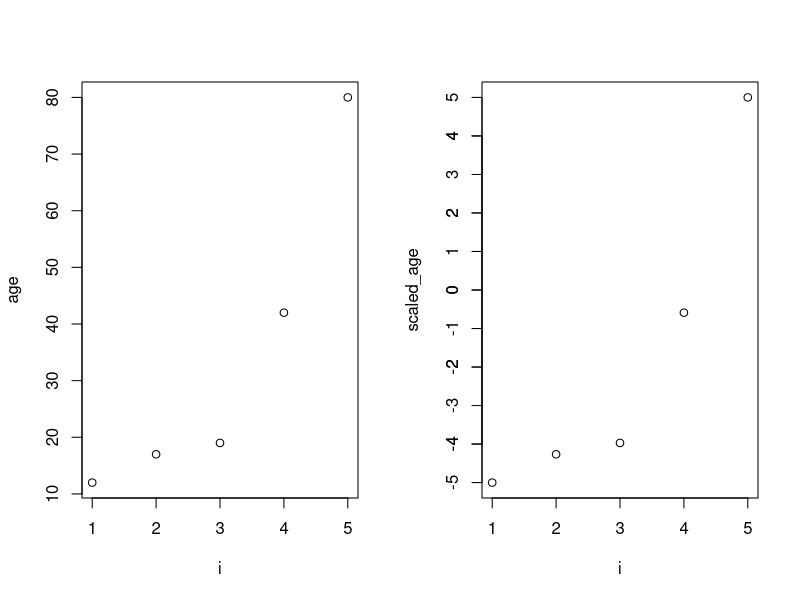
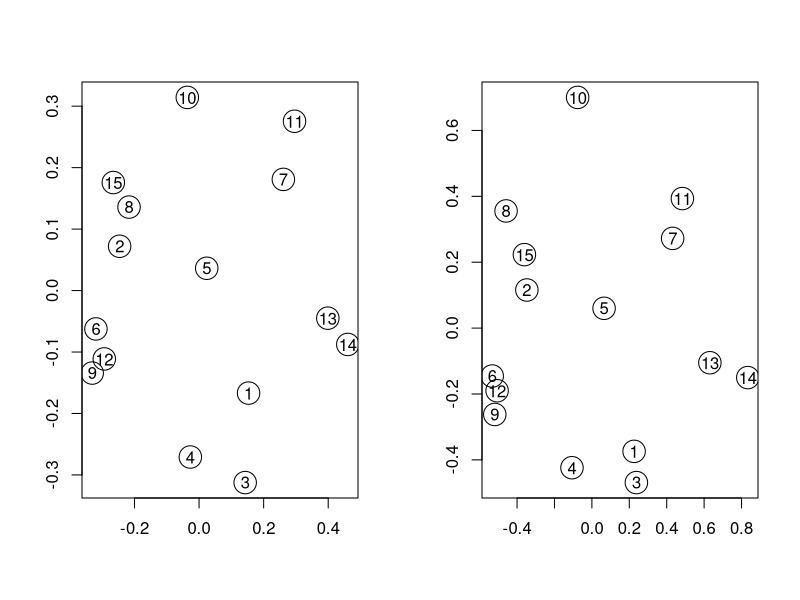
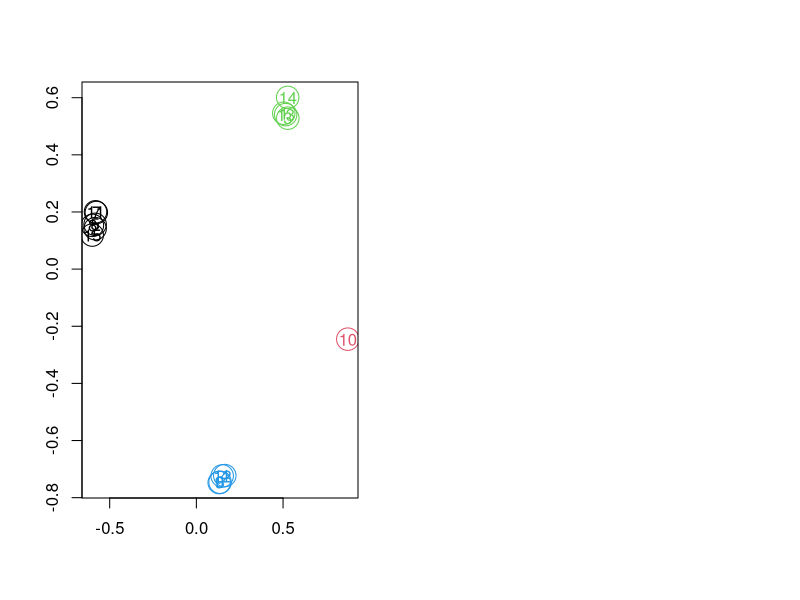
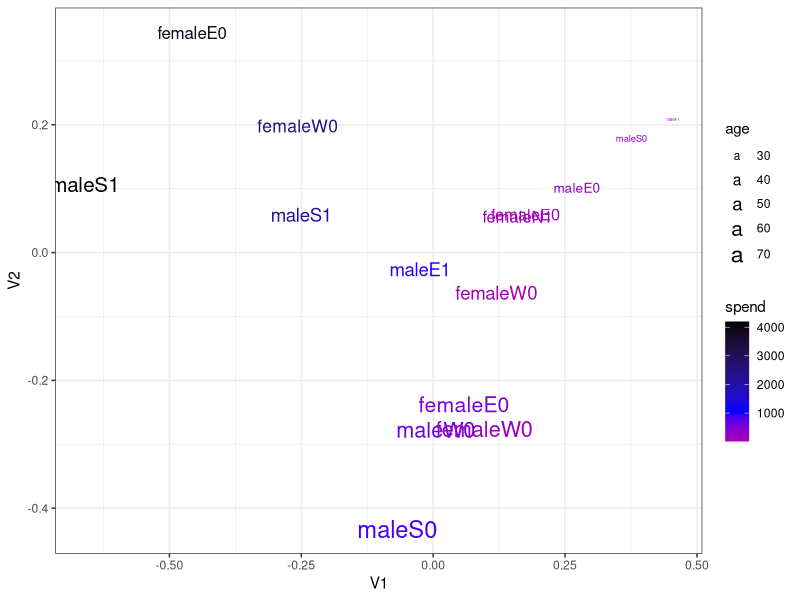
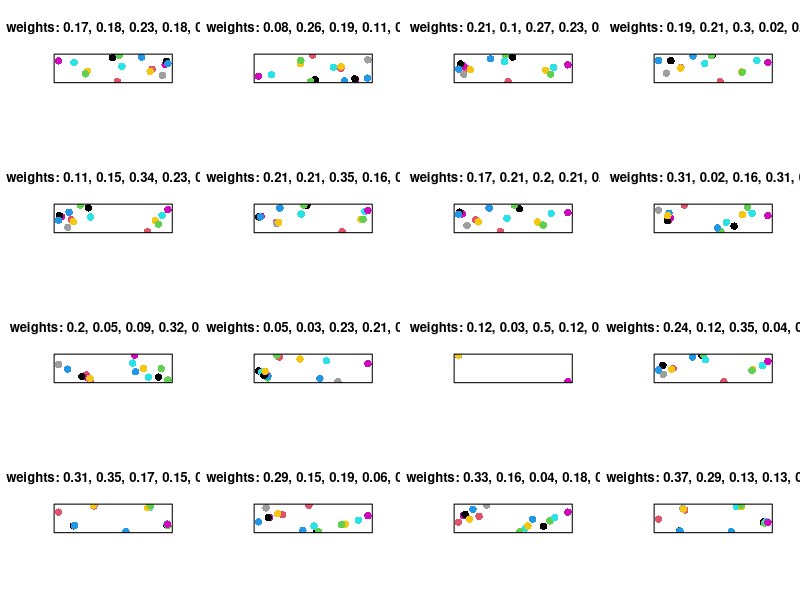
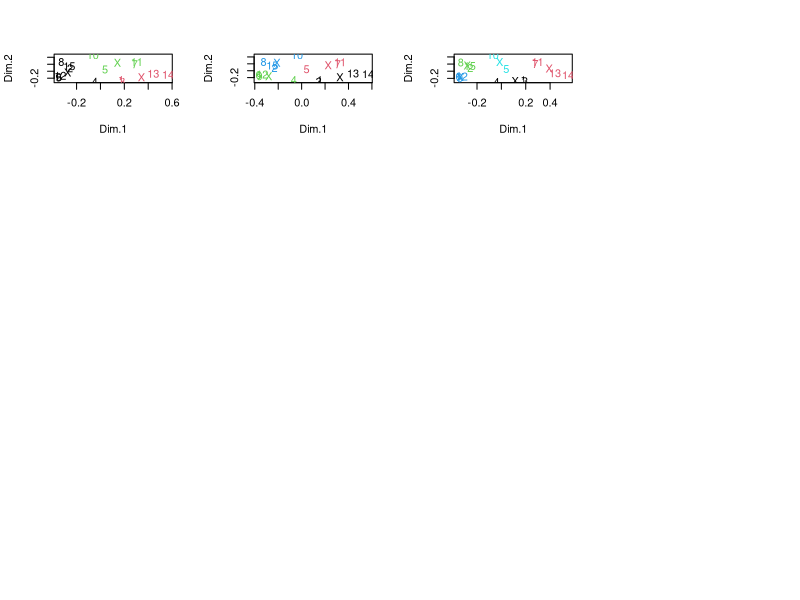

Write the R code that produced these figures, in order.
## ---- chunk 1
knitr::opts_chunk$set(echo = TRUE)
library(cluster)      # for daisy()
library(MASS)         # isoMDS() 
library(dplyr)        # for '%>%' 
library(knitr)        # for kable()
library(tibble)   # for rownames_to_column()
library(ggplot2)
## ---- chunk 2
par(mfrow = c(1,2))
age <- c(12,17,19,42,80)
plot( y = age,
      x = 1:5,
      xlab = "i"
    )
scaled_age <- -5 + (age-min(age))*(5--5)/(max(age)-min(age))
plot( y = scaled_age,
      x = 1:5,
      xlab = "i"
    )
axis(side=2,at=-5:5)
## ---- chunk 3
normalize_01 <- function(x){ ( x - min(x) )/( max(x) - min(x) ) }
## ---- chunk 4
set.seed(1969)
n <- 15
customer_data <- data_frame( id = c(1:n),
                             gender = sample(c("male","female"), size=n, replace=TRUE),
                             area = sample(c("N","S","E","W"), size=n, replace=TRUE),
                             credit = sample(c(0,1), size=n, replace=TRUE ),
                             age = sample( 18:80, size=n, replace=TRUE ),
                             spend = round( rexp(n, rate=0.001) )
                           ) %>% 
  mutate_at( c("gender", "area", "credit"),
             as.factor 
            )     # turn these variables into type 'factor'

kable(customer_data)
## ---- chunk 5
customer_data_normalized <- 
  customer_data %>% 
      mutate_at( c("age","spend"), normalize_01)

kable(customer_data_normalized)

## ---- chunk 6
kable(customer_data_normalized)
## ---- chunk 7
dist_matrix <- 
    cluster::daisy( x = customer_data[,-1],  # daisy does the normalization of numeric variables for us (we just give it the original dataset)
                    metric = "gower"
                  )
dist_matrix
## ---- chunk 8

do_classical_MDS <- cmdscale( dist_matrix, 
                              eig=TRUE, 
                              k=2 # return 2 dimensions 
                            ) 
plot( x = do_classical_MDS$points[,1],
      y = do_classical_MDS$points[,2],
      cex = 3,
      xlab="", ylab=""
    )
text( x = do_classical_MDS$points[,1],
      y = do_classical_MDS$points[,2],
      labels = customer_data$id
    )

## ---- chunk 9
do_non_metric_MDS <- MASS::isoMDS( dist_matrix, 
                                   k=2 # return 2 dimensions 
                                 )
plot( x = do_non_metric_MDS$points[,1],
      y = do_non_metric_MDS$points[,2],
      cex = 3,
      xlab="", ylab=""
    )
text( x = do_non_metric_MDS$points[,1],
      y = do_non_metric_MDS$points[,2],
      labels = customer_data$id
    )

## ---- chunk 10
cluster::daisy( x = customer_data[,-1],  # daisy does the normalization of numeric variables for us
                metric = "gower",
                weights = c( 0.05, 0.05, 0.1, 0.4, 0.4 )
              )

# the weights can just be proportional, instead of summing to 1: (gives the same result)
cluster::daisy( x = customer_data[,-1],  # daisy does the normalization of numeric variables for us
                metric = "gower",
                weights = c( 5, 5, 10, 40, 40 )
              )
## ---- chunk 11
dist_matrix <- 
    cluster::daisy( x = customer_data[,-1],  # daisy does the normalization of numeric variables for us
                    metric = "gower",
                    weights = c(1,10,1,1,1)
                                      )
do_non_metric_MDS <- MASS::isoMDS( dist_matrix, 
                                   k=2 # return 2 dimensions 
                                 )
plot( x = do_non_metric_MDS$points[,1],
      y = do_non_metric_MDS$points[,2],
      cex = 3,
      xlab="", ylab="",
      col = as.numeric(customer_data$area)
    )
text( x = do_non_metric_MDS$points[,1],
      y = do_non_metric_MDS$points[,2],
      labels = customer_data$id,
      col = as.numeric(customer_data$area)
    )
kable(customer_data)
## ---- chunk 12
dist_matrix <-
    cluster::daisy( x = customer_data[,-1],  # daisy does the normalization of numeric variables for us
                    metric = "gower",
                    weights = c(1,1,1,50,50)
                  )
do_non_metric_MDS <- MASS::isoMDS( dist_matrix,
                                   k=2 # return 2 dimensions
                                 )
do_non_metric_MDS$points %>%
  as_data_frame() %>%  
  rownames_to_column() %>%
  rename( id = rowname ) %>%
  mutate( id = as.integer(id) ) %>%
  left_join( customer_data ) %>%
  mutate( categs = paste0(gender, area, credit) ) %>% 
  ggplot( data = .,
          aes( x = V1,
               y = V2,
               colour = spend,
               size = age,
               label = categs
              )  
        ) + 
  #geom_point() +
  scale_colour_gradient2(low="red", mid="blue", high="black", midpoint = 1000) +
  geom_text() +
  theme_bw()
 
kable(customer_data)

## ---- chunk 13
par(mfrow=c(4,4))

for( i in 1:16 ){
  
  # get random weights:
  random_weights <- sample( 1:20, size=5, replace=TRUE )
  random_weights <- random_weights / sum(random_weights)      # make the weights sum to 1 (purely aesthetic)
  
  # get distance matrix:
  dist_matrix <-
      cluster::daisy( x = customer_data[,-1],  # daisy does the normalization of numeric variables for us
                      metric = "gower",
                      weights = random_weights
                    )
  
  # do MDS:
  do_non_metric_MDS <- MASS::isoMDS( dist_matrix,
                                     k=2 # return 2 dimensions
                                   )
  
  # make the plot:
  plot( x = do_non_metric_MDS$points[,1],
        y = do_non_metric_MDS$points[,2],
        main = paste0( "weights: ", paste(round(random_weights,2), collapse=", ") ),
        xlab = "",
        ylab = "",
        xaxt = "n",
        yaxt = "n",
        pch = 16,
        cex=1.5,
        col = customer_data$id
      )
}

## ---- chunk 14

k <- 3      # number of kmeans centres 

function_to_minimise <- function( par     # vector of 5 weights  
                                ){
  
  # get distance matrix:
  dist_matrix <-
      cluster::daisy( x = customer_data[,-1],  # daisy does the normalization of numeric variables for us
                      metric = "gower",
                      weights = par
                    )
  
  # do MDS:
  do_non_metric_MDS <- MASS::isoMDS( dist_matrix,
                                     k=2 # return 2 dimensions
                                   )
  
  # get MDS co-ordinates:
  MDS_coords <- do_non_metric_MDS$points
  
  # do k-means:
  do_kmeans <- kmeans( MDS_coords, centers=k )
  # plot( x = do_non_metric_MDS$points[,1],
  #       y = do_non_metric_MDS$points[,2],
  #       col = do_kmeans$cluster
  #     )
  # points( x = do_kmeans$centers[,1],
  #         y = do_kmeans$centers[,2],
  #         col = 1:3,
  #         pch = "X"
  #       )
  
  return(do_kmeans$tot.withinss)
  
}

do_the_optim <- 
    optim( par = c(1,1,1,1,1),
           fn = function_to_minimise 
          )

final_weights <- do_the_optim$par

  # get distance matrix:
  dist_matrix <-
      cluster::daisy( x = customer_data[,-1],  # daisy does the normalization of numeric variables for us
                      metric = "gower",
                      weights = final_weights
                    )

  # do MDS:
  do_non_metric_MDS <- MASS::isoMDS( dist_matrix,
                                     k=2 # return 2 dimensions
                                   )
  
  # get MDS co-ordinates:
  MDS_coords <- do_non_metric_MDS$points
  
  # do k-means:
  do_kmeans <- kmeans( MDS_coords, centers=k )
  plot( x = do_non_metric_MDS$points[,1],
        y = do_non_metric_MDS$points[,2],
        col = do_kmeans$cluster,
        type = "n",
        xlab = "Dim.1",
        ylab = "Dim.2"
      )
  text( x = do_non_metric_MDS$points[,1],
        y = do_non_metric_MDS$points[,2],
        col = do_kmeans$cluster,
        labels = customer_data$id  
      )
  points( x = do_kmeans$centers[,1],
          y = do_kmeans$centers[,2],
          col = 1:k,
          pch = "X"
        )

kable(customer_data)
  

summary( customer_data[do_kmeans$cluster==1,] ) 
summary( customer_data[do_kmeans$cluster==2,] ) 
summary( customer_data[do_kmeans$cluster==3,] ) 
summary( customer_data[do_kmeans$cluster==4,] ) 
summary( customer_data[do_kmeans$cluster==5,] ) 
  
# create actual relationships between the variables and see what happens
# i.e. create clusters


## ---- chunk 15

k <- 4      # number of kmeans centres 

function_to_minimise <- function( par     # vector of 5 weights  
                                ){
  
  # get distance matrix:
  dist_matrix <-
      cluster::daisy( x = customer_data[,-1],  # daisy does the normalization of numeric variables for us
                      metric = "gower",
                      weights = par
                    )
  
  # do MDS:
  do_non_metric_MDS <- MASS::isoMDS( dist_matrix,
                                     k=2 # return 2 dimensions
                                   )
  
  # get MDS co-ordinates:
  MDS_coords <- do_non_metric_MDS$points
  
  # do k-means:
  do_kmeans <- kmeans( MDS_coords, centers=k )
  # plot( x = do_non_metric_MDS$points[,1],
  #       y = do_non_metric_MDS$points[,2],
  #       col = do_kmeans$cluster
  #     )
  # points( x = do_kmeans$centers[,1],
  #         y = do_kmeans$centers[,2],
  #         col = 1:3,
  #         pch = "X"
  #       )
  
  return(do_kmeans$tot.withinss)
  
}

do_the_optim <- 
    optim( par = c(1,1,1,1,1),
           fn = function_to_minimise 
          )

final_weights <- do_the_optim$par

  # get distance matrix:
  dist_matrix <-
      cluster::daisy( x = customer_data[,-1],  # daisy does the normalization of numeric variables for us
                      metric = "gower",
                      weights = final_weights
                    )

  # do MDS:
  do_non_metric_MDS <- MASS::isoMDS( dist_matrix,
                                     k=2 # return 2 dimensions
                                   )
  
  # get MDS co-ordinates:
  MDS_coords <- do_non_metric_MDS$points
  
  # do k-means:
  do_kmeans <- kmeans( MDS_coords, centers=k )
  plot( x = do_non_metric_MDS$points[,1],
        y = do_non_metric_MDS$points[,2],
        col = do_kmeans$cluster,
        type = "n",
        xlab = "Dim.1",
        ylab = "Dim.2"
      )
  text( x = do_non_metric_MDS$points[,1],
        y = do_non_metric_MDS$points[,2],
        col = do_kmeans$cluster,
        labels = customer_data$id  
      )
  points( x = do_kmeans$centers[,1],
          y = do_kmeans$centers[,2],
          col = 1:k,
          pch = "X"
        )

kable(customer_data)
  

summary( customer_data[do_kmeans$cluster==1,] ) 
summary( customer_data[do_kmeans$cluster==2,] ) 
summary( customer_data[do_kmeans$cluster==3,] ) 
summary( customer_data[do_kmeans$cluster==4,] ) 
summary( customer_data[do_kmeans$cluster==5,] ) 
  
# create actual relationships between the variables and see what happens
# i.e. create clusters


## ---- chunk 16

k <- 5      # number of kmeans centres 

function_to_minimise <- function( par     # vector of 5 weights  
                                ){
  
  # get distance matrix:
  dist_matrix <-
      cluster::daisy( x = customer_data[,-1],  # daisy does the normalization of numeric variables for us
                      metric = "gower",
                      weights = par
                    )
  
  # do MDS:
  do_non_metric_MDS <- MASS::isoMDS( dist_matrix,
                                     k=2 # return 2 dimensions
                                   )
  
  # get MDS co-ordinates:
  MDS_coords <- do_non_metric_MDS$points
  
  # do k-means:
  do_kmeans <- kmeans( MDS_coords, centers=k )
  # plot( x = do_non_metric_MDS$points[,1],
  #       y = do_non_metric_MDS$points[,2],
  #       col = do_kmeans$cluster
  #     )
  # points( x = do_kmeans$centers[,1],
  #         y = do_kmeans$centers[,2],
  #         col = 1:3,
  #         pch = "X"
  #       )
  
  return(do_kmeans$tot.withinss)
  
}

do_the_optim <- 
    optim( par = c(1,1,1,1,1),
           fn = function_to_minimise 
          )

final_weights <- do_the_optim$par

  # get distance matrix:
  dist_matrix <-
      cluster::daisy( x = customer_data[,-1],  # daisy does the normalization of numeric variables for us
                      metric = "gower",
                      weights = final_weights
                    )

  # do MDS:
  do_non_metric_MDS <- MASS::isoMDS( dist_matrix,
                                     k=2 # return 2 dimensions
                                   )
  
  # get MDS co-ordinates:
  MDS_coords <- do_non_metric_MDS$points
  
  # do k-means:
  do_kmeans <- kmeans( MDS_coords, centers=k )
  plot( x = do_non_metric_MDS$points[,1],
        y = do_non_metric_MDS$points[,2],
        col = do_kmeans$cluster,
        type = "n",
        xlab = "Dim.1",
        ylab = "Dim.2"
      )
  text( x = do_non_metric_MDS$points[,1],
        y = do_non_metric_MDS$points[,2],
        col = do_kmeans$cluster,
        labels = customer_data$id  
      )
  points( x = do_kmeans$centers[,1],
          y = do_kmeans$centers[,2],
          col = 1:k,
          pch = "X"
        )

kable(customer_data)
  

summary( customer_data[do_kmeans$cluster==1,] ) 
summary( customer_data[do_kmeans$cluster==2,] ) 
summary( customer_data[do_kmeans$cluster==3,] ) 
summary( customer_data[do_kmeans$cluster==4,] ) 
summary( customer_data[do_kmeans$cluster==5,] ) 
  
# create actual relationships between the variables and see what happens
# i.e. create clusters
